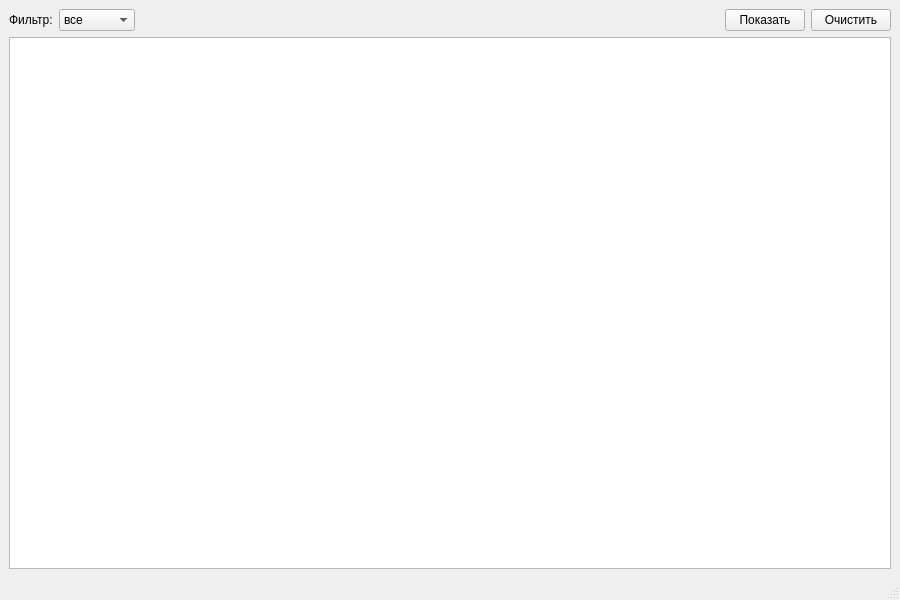
<?xml version="1.0" encoding="UTF-8"?>
<ui version="4.0">
 <class>MainWindow</class>
 <widget class="QMainWindow" name="MainWindow">
  <property name="geometry">
   <rect><x>0</x><y>0</y><width>900</width><height>600</height></rect>
  </property>
  <property name="windowTitle">
   <string>Работа с БД — Фильмы</string>
  </property>

  <widget class="QWidget" name="centralwidget">
   <layout class="QVBoxLayout" name="verticalLayout" stretch="0,1">
    <item>
     <layout class="QHBoxLayout" name="topBar">
      <item>
       <widget class="QLabel" name="labelFilter">
        <property name="text"><string>Фильтр:</string></property>
       </widget>
      </item>
      <item>
       <widget class="QComboBox" name="comboFilter">
        <item><property name="text"><string>все</string></property></item>
        <item><property name="text"><string>Comedy</string></property></item>
        <item><property name="text"><string>Horror</string></property></item>
       </widget>
      </item>
      <item>
       <spacer name="spacer"><property name="orientation"><enum>Qt::Horizontal</enum></property>
        <property name="sizeHint"><size><width>40</width><height>20</height></size></property>
       </spacer>
      </item>
      <item>
       <widget class="QPushButton" name="btnReload">
        <property name="text"><string>Показать</string></property>
       </widget>
      </item>
      <item>
       <widget class="QPushButton" name="btnClear">
        <property name="text"><string>Очистить</string></property>
       </widget>
      </item>
     </layout>
    </item>

    <item>
     <widget class="QTableView" name="tableView">
      <property name="editTriggers"><set>QAbstractItemView::NoEditTriggers</set></property>
      <property name="selectionBehavior"><enum>QAbstractItemView::SelectRows</enum></property>
      <property name="selectionMode"><enum>QAbstractItemView::SingleSelection</enum></property>
      <property name="sortingEnabled"><bool>true</bool></property>
     </widget>
    </item>
   </layout>
  </widget>

  <widget class="QMenuBar" name="menubar">
   <property name="geometry"><rect><x>0</x><y>0</y><width>900</width><height>23</height></rect></property>
  </widget>
  <widget class="QStatusBar" name="statusbar"/>
 </widget>
 <resources/>
 <connections/>
</ui>
